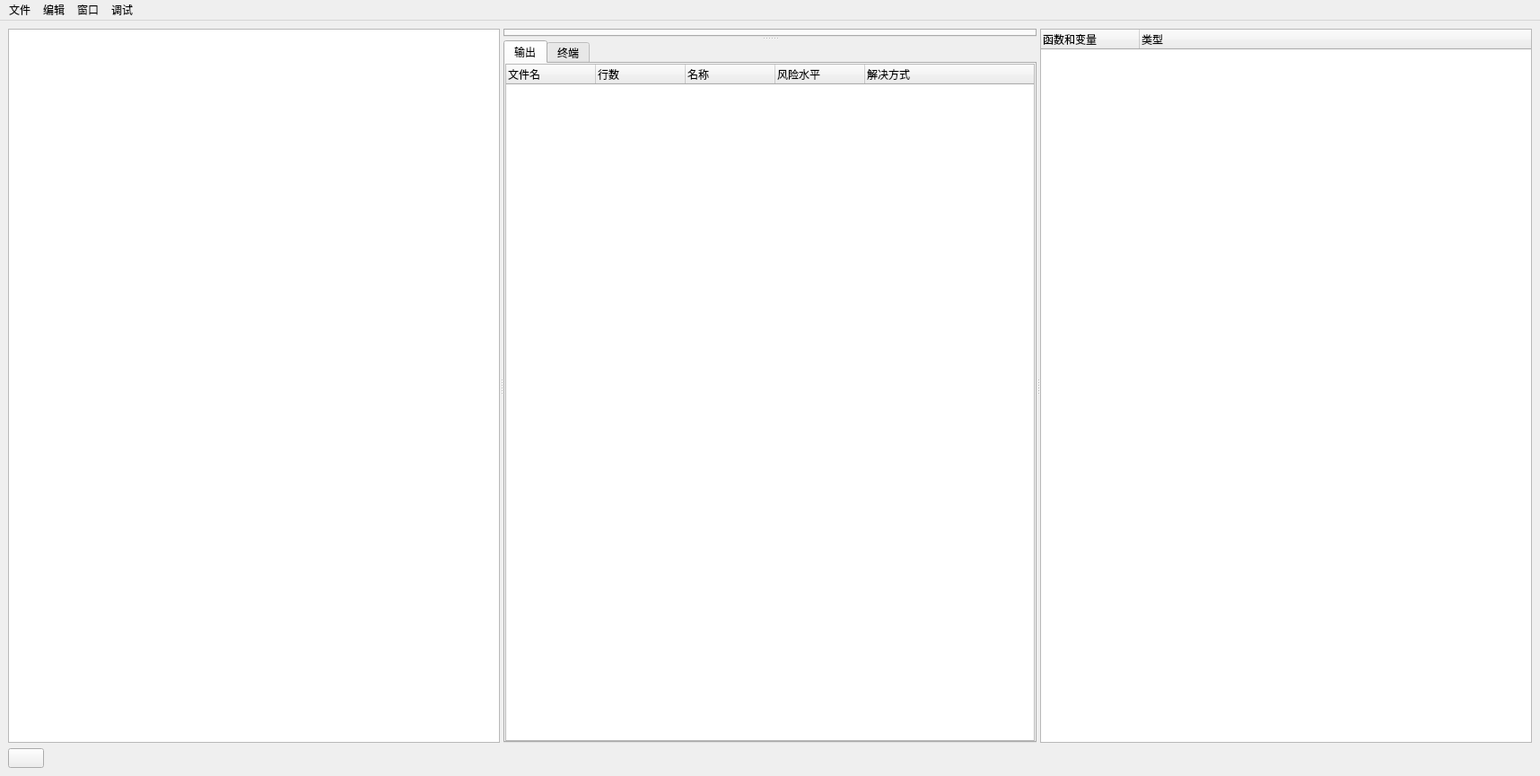
<?xml version="1.0" encoding="UTF-8"?>
<ui version="4.0">
 <class>MainWindow</class>
 <widget class="QMainWindow" name="MainWindow">
  <property name="geometry">
   <rect>
    <x>0</x>
    <y>0</y>
    <width>1716</width>
    <height>865</height>
   </rect>
  </property>
  <property name="windowTitle">
   <string>IndexPage</string>
  </property>
  <widget class="QWidget" name="centralwidget">
   <layout class="QVBoxLayout" name="verticalLayout">
    <item>
     <widget class="QSplitter" name="splitter_2">
      <property name="sizePolicy">
       <sizepolicy hsizetype="Expanding" vsizetype="Expanding">
        <horstretch>0</horstretch>
        <verstretch>0</verstretch>
       </sizepolicy>
      </property>
      <property name="orientation">
       <enum>Qt::Horizontal</enum>
      </property>
      <widget class="QTreeView" name="file_tree_view"/>
      <widget class="QSplitter" name="splitter">
       <property name="sizePolicy">
        <sizepolicy hsizetype="Expanding" vsizetype="Expanding">
         <horstretch>0</horstretch>
         <verstretch>0</verstretch>
        </sizepolicy>
       </property>
       <property name="orientation">
        <enum>Qt::Vertical</enum>
       </property>
       <widget class="QTabWidget" name="text_editor">
        <property name="tabsClosable">
         <bool>true</bool>
        </property>
       </widget>
       <widget class="QTabWidget" name="show_tab_widget">
        <property name="currentIndex">
         <number>0</number>
        </property>
        <widget class="QWidget" name="tab">
         <property name="font">
          <font>
           <family>Microsoft YaHei UI</family>
           <pointsize>9</pointsize>
          </font>
         </property>
         <attribute name="title">
          <string>输出</string>
         </attribute>
         <layout class="QHBoxLayout" name="horizontalLayout">
          <property name="spacing">
           <number>0</number>
          </property>
          <property name="leftMargin">
           <number>0</number>
          </property>
          <property name="topMargin">
           <number>0</number>
          </property>
          <property name="rightMargin">
           <number>0</number>
          </property>
          <property name="bottomMargin">
           <number>0</number>
          </property>
          <item>
           <widget class="QTreeWidget" name="show_tree_widget">
            <property name="sizePolicy">
             <sizepolicy hsizetype="Expanding" vsizetype="Expanding">
              <horstretch>0</horstretch>
              <verstretch>0</verstretch>
             </sizepolicy>
            </property>
            <property name="minimumSize">
             <size>
              <width>0</width>
              <height>0</height>
             </size>
            </property>
            <property name="styleSheet">
             <string notr="true">QTreeView::branch:closed:has-children
{
    image: url(./resource/icon/expand-positive.png);/*图标*/
    border-image: none;
}

QTreeView::branch:open:has-children
{
    image: url(./resource/icon/shrink-positive.png);/*图标*/
    border-image: none;
}</string>
            </property>
            <column>
             <property name="text">
              <string>文件名</string>
             </property>
            </column>
            <column>
             <property name="text">
              <string>行数</string>
             </property>
            </column>
            <column>
             <property name="text">
              <string>名称</string>
             </property>
            </column>
            <column>
             <property name="text">
              <string>风险水平</string>
             </property>
            </column>
            <column>
             <property name="text">
              <string>解决方式</string>
             </property>
            </column>
           </widget>
          </item>
         </layout>
        </widget>
        <widget class="QWidget" name="tab_2">
         <property name="font">
          <font>
           <family>Microsoft YaHei UI</family>
           <pointsize>9</pointsize>
          </font>
         </property>
         <attribute name="title">
          <string>终端</string>
         </attribute>
         <layout class="QVBoxLayout" name="verticalLayout_3">
          <item>
           <layout class="QVBoxLayout" name="verticalLayout_2">
            <item>
             <widget class="QTextEdit" name="terminal_c">
              <property name="readOnly">
               <bool>true</bool>
              </property>
             </widget>
            </item>
            <item>
             <layout class="QHBoxLayout" name="horizontalLayout_2">
              <item>
               <widget class="QLineEdit" name="input_bash"/>
              </item>
             </layout>
            </item>
           </layout>
          </item>
         </layout>
        </widget>
       </widget>
      </widget>
      <widget class="QTreeWidget" name="info_tree_widget">
       <property name="sizePolicy">
        <sizepolicy hsizetype="Expanding" vsizetype="Expanding">
         <horstretch>0</horstretch>
         <verstretch>0</verstretch>
        </sizepolicy>
       </property>
       <property name="minimumSize">
        <size>
         <width>0</width>
         <height>0</height>
        </size>
       </property>
       <property name="styleSheet">
        <string notr="true">QTreeView::branch:closed:has-children
{
    image: url(./resource/icon/expand-positive.png);/*图标*/
    border-image: none;
}

QTreeView::branch:open:has-children
{
    image: url(./resource/icon/shrink-positive.png);/*图标*/
    border-image: none;
}</string>
       </property>
       <attribute name="headerMinimumSectionSize">
        <number>30</number>
       </attribute>
       <attribute name="headerDefaultSectionSize">
        <number>110</number>
       </attribute>
       <attribute name="headerHighlightSections">
        <bool>false</bool>
       </attribute>
       <column>
        <property name="text">
         <string>函数和变量</string>
        </property>
       </column>
       <column>
        <property name="text">
         <string>类型</string>
        </property>
       </column>
      </widget>
     </widget>
    </item>
    <item>
     <widget class="QPushButton" name="backto">
      <property name="maximumSize">
       <size>
        <width>40</width>
        <height>40</height>
       </size>
      </property>
      <property name="text">
       <string/>
      </property>
     </widget>
    </item>
   </layout>
  </widget>
  <widget class="QMenuBar" name="menubar">
   <property name="geometry">
    <rect>
     <x>0</x>
     <y>0</y>
     <width>1716</width>
     <height>26</height>
    </rect>
   </property>
   <widget class="QMenu" name="file_manager">
    <property name="title">
     <string>文件</string>
    </property>
    <addaction name="open"/>
    <addaction name="new_file"/>
    <addaction name="save"/>
    <addaction name="save_as"/>
    <addaction name="separator"/>
    <addaction name="remove"/>
    <addaction name="close_tab"/>
    <addaction name="close_tabs"/>
   </widget>
   <widget class="QMenu" name="text_operator">
    <property name="title">
     <string>编辑</string>
    </property>
    <addaction name="undo"/>
    <addaction name="copy"/>
    <addaction name="cut"/>
    <addaction name="paste"/>
    <addaction name="separator"/>
    <addaction name="definition"/>
   </widget>
   <widget class="QMenu" name="func">
    <property name="title">
     <string>窗口</string>
    </property>
    <addaction name="fun_manager"/>
    <addaction name="terminal"/>
    <addaction name="search_replace"/>
    <addaction name="separator"/>
    <addaction name="generate_img"/>
    <addaction name="generate_report"/>
    <addaction name="separator"/>
   </widget>
   <widget class="QMenu" name="c_operator">
    <property name="title">
     <string>调试</string>
    </property>
    <addaction name="compiler_c"/>
    <addaction name="separator"/>
    <addaction name="run_c"/>
    <addaction name="separator"/>
    <addaction name="compile_run_c"/>
   </widget>
   <addaction name="file_manager"/>
   <addaction name="text_operator"/>
   <addaction name="func"/>
   <addaction name="c_operator"/>
  </widget>
  <action name="open">
   <property name="text">
    <string>打开文件</string>
   </property>
  </action>
  <action name="save">
   <property name="text">
    <string>保存</string>
   </property>
  </action>
  <action name="save_as">
   <property name="text">
    <string>另存为</string>
   </property>
  </action>
  <action name="close_tab">
   <property name="text">
    <string>关闭标签</string>
   </property>
  </action>
  <action name="close_tabs">
   <property name="text">
    <string>关闭所有标签</string>
   </property>
  </action>
  <action name="undo">
   <property name="text">
    <string>撤销</string>
   </property>
  </action>
  <action name="copy">
   <property name="text">
    <string>复制</string>
   </property>
  </action>
  <action name="cut">
   <property name="text">
    <string>剪切</string>
   </property>
  </action>
  <action name="paste">
   <property name="text">
    <string>粘贴</string>
   </property>
  </action>
  <action name="definition">
   <property name="text">
    <string>转到定义</string>
   </property>
  </action>
  <action name="fun_manager">
   <property name="text">
    <string>风险函数管理窗口</string>
   </property>
  </action>
  <action name="search_replace">
   <property name="text">
    <string>查找和替换</string>
   </property>
  </action>
  <action name="generate_img">
   <property name="text">
    <string>生成饼状图</string>
   </property>
  </action>
  <action name="generate_report">
   <property name="text">
    <string>导出报告</string>
   </property>
  </action>
  <action name="terminal">
   <property name="text">
    <string>终端</string>
   </property>
  </action>
  <action name="compiler_c">
   <property name="text">
    <string>编译</string>
   </property>
  </action>
  <action name="run_c">
   <property name="text">
    <string>运行</string>
   </property>
  </action>
  <action name="new_file">
   <property name="text">
    <string>新建文件</string>
   </property>
  </action>
  <action name="compile_run_c">
   <property name="text">
    <string>编译运行</string>
   </property>
  </action>
  <action name="remove">
   <property name="text">
    <string>删除</string>
   </property>
  </action>
 </widget>
 <resources/>
 <connections/>
</ui>
